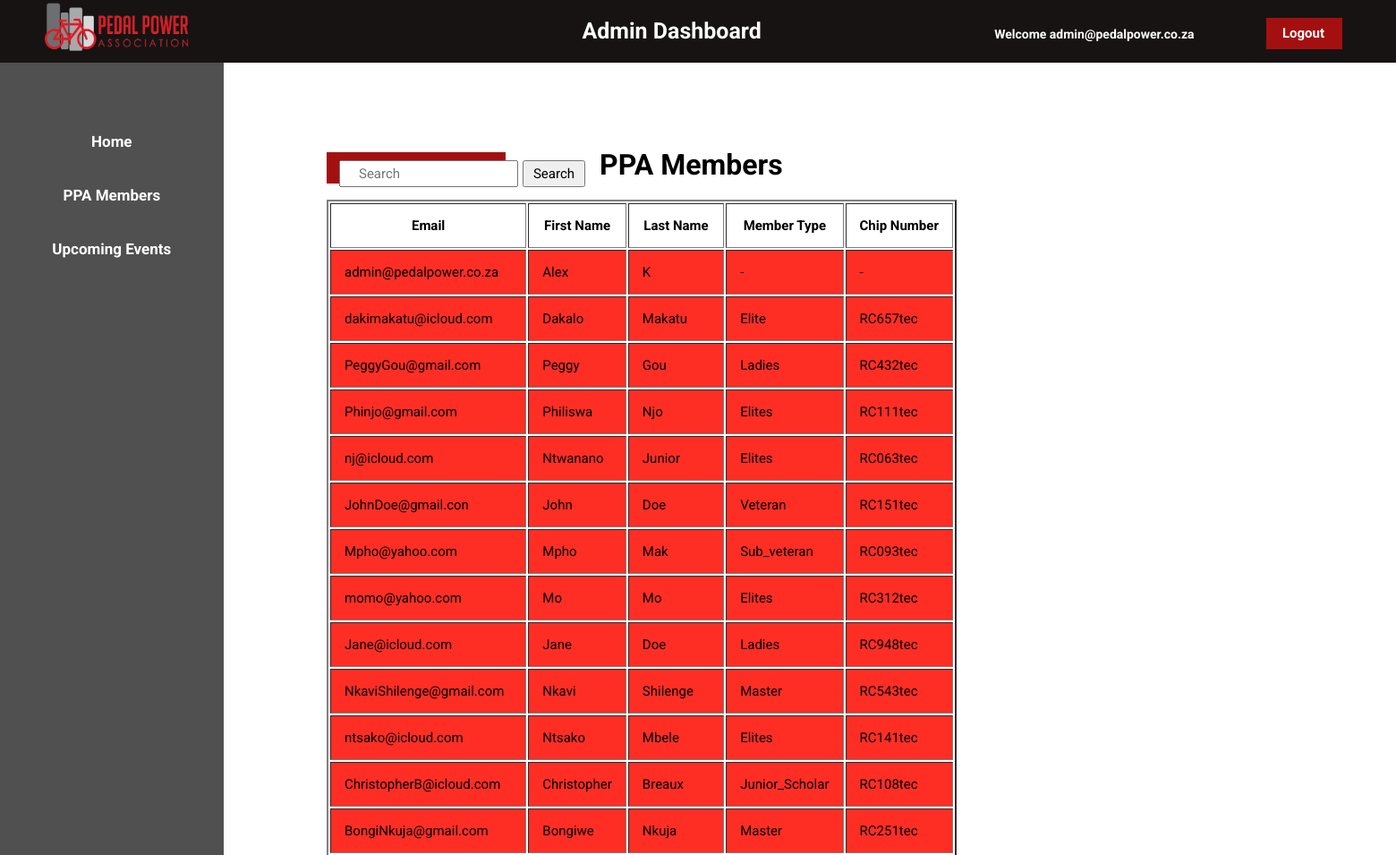
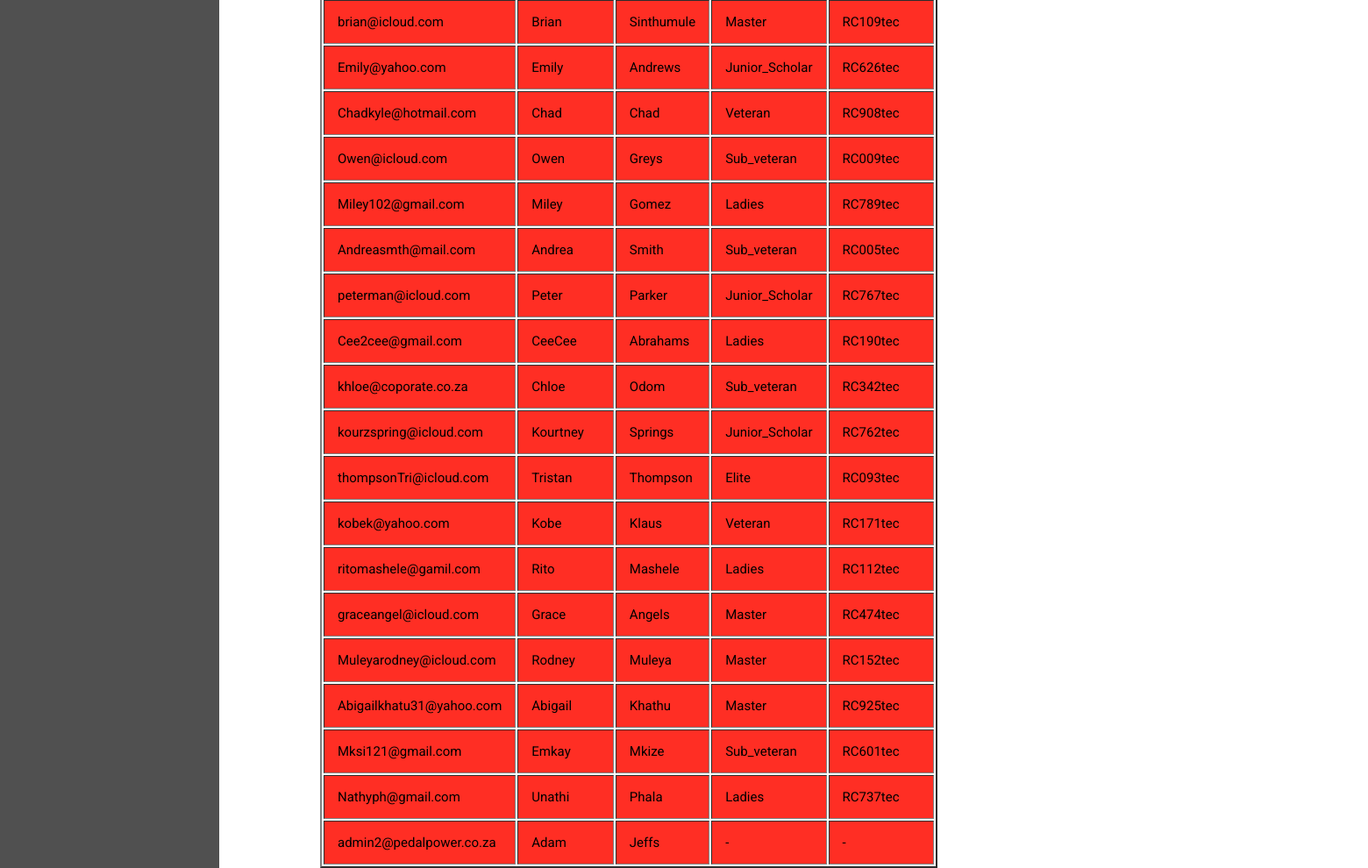
The app's page /ppmembers.php (signed in) with its own data (2 pictures, top to bottom).
### tables this page shows
CREATE TABLE `users` (
  `member_id` int(255) NOT NULL,
  `email` varchar(255) NOT NULL,
  `password` varchar(255) NOT NULL,
  `first_name` varchar(255) NOT NULL,
  `last_name` varchar(255) NOT NULL,
  `member_type` varchar(255) NOT NULL DEFAULT 'member',
  `chip_number` varchar(255) NOT NULL,
  `user_type` varchar(255) NOT NULL
);

### ppmembers.php (the view, shortened to what this page needs)
<?php
 @include 'incl/dbconn.php';
     $sql = "SELECT * FROM users";
     $result=mysqli_query($conn,$sql);
    ?>
    <!DOCTYPE html>
    <html lang="en" dir="ltr">
    <head>
       <link rel="stylesheet" href="css/home2.css">
    </head>
    <body>
      <header class="header">
        <div class="logo">
          <img src="images/logo.png" alt="">
        </div>
      <div class="d-heading">
          <a href="#">  Admin Dashboard</a>
      </div>
      <div class="welcome">
       <h1>Welcome <span><?php echo $_SESSION['email'] ?></span></h1>
      </div>
      <div class="logout">
        <a href="logout.php">Logout</a>
      </div>
    </header>
        <aside class="side">
           <ul>
              <li><a href="admin.php">Home</a></li>
             <li><a href="ppmembers.php">PPA Members</a></li>
             <li><a href="events_admin.php">Upcoming Events</a></li>
           </ul>
        </aside>
        <div class="content2">
          <form class="searchform" action="" method="post">
            <input type="text" name="search" placeholder="Search">
            <button class="searchbtn" type="submit" name="search">Search</button>
          </form>
          <div class="upcoming">
              <h1 >PPA Members </h1>
        </div>
        <table border="2px">
            <tr>
               <th class="table_th"> Email</th>
               <th class="table_th">First Name</th>
               <th class="table_th">Last Name</th>
               <th class="table_th">Member Type</th>
               <th class="table_th">Chip Number</th>
            </tr>
            <?php
                while($info=$result-> fetch_assoc()){
             ?>
            <tr>
              <td class="table_td">
                    <?php echo "{$info['email']}"; ?>
              </td>
              <td class="table_td">
                  <?php echo "{$info['first_name']}"; ?>
              </td>
              <td class="table_td">
                  <?php echo "{$info['last_name']}"; ?>
              </td>
              <td class="table_td">
                 <?php echo "{$info['member_type']}"; ?>
               </td>
              <td class="table_td">
                  <?php echo "{$info['chip_number']}"; ?>
              </td>
            </tr>
            <?php
                }
             ?>
        </table>
       </div>
    </body>
    </html>

### css/home2.css (style rules this page uses)
* { font-family: 'Roboto', sans-serif; margin: 0; padding: 0; list-style: none; text-decoration: none; box-sizing: border-box; }
.header { width: 100%; height: 70px; background: #181313; display:flex; justify-content: space-between; padding: 0 100px; }
.header .logo { position: relative; bottom:5px; right: 50px; }
.header img { width:160px; height:70px; }
.d-heading { position: relative; left:160px; top: 20px; }
.d-heading a { text-decoration: none; font-size: 25px; color: #FFFFFF; font-weight: bold; }
.logout { position: relative; left: 40px; top: 20px; border: 4px solid #A41010; padding: 5px 10px; width: 85px; height:35px; background-color: #A41010; box-shadow: 15px; }
.logout a { text-decoration: none; font-size: 15px; color: #FFFFFF; font-weight: bold; position: relative; left: 4px; bottom: 2px; }
.welcome { position: relative; left: 190px; top: 30px; }
.welcome h1 { font-size: 14px; color: #FFFFFF; }
.side ul { text-align: center; background-color: #505050; width:16%; height:100%; position: fixed; padding-top: 5%; cursor: pointer; }
.side ul li { list-style: none; padding-bottom: 40px; font-size: 17px; color: #FFFFFF; }
ul li a { color: #FFFFFF; font-weight: bold; }
.upcoming { position: relative; left: 670px; top: 60px; }
.content2 { height: 100%; width: 100%; }
.content2 table { position: relative; left:365px; top: 80px; font-size: 15px }
.table_th { padding: 15px; font-size: 15px; }
.table_td { padding:15px; background-color: #FF2E24; }
.searchform { position: relative; left: 365px; top: 100px; border: 4px solid #A41010; padding: 5px 10px; width: 200px; height:35px; background-color: #A41010; box-shadow: 15px; }
.searchbtn { width:70px; height:30px; font-size: 15px; position: relative; left: 205px; bottom: 30px; }
input { padding: 0px 20px; width:200px; height: 30px; font-size: 15px; }

### records on screen
users: email "admin@pedalpower.co.za", first_name "Alex", last_name "K", member_type "-", chip_number "-"
users: email "dakimakatu@icloud.com", first_name "Dakalo", last_name "Makatu", member_type "Elite", chip_number "RC657tec"
users: email "PeggyGou@gmail.com", first_name "Peggy", last_name "Gou", member_type "Ladies", chip_number "RC432tec"
users: email "Phinjo@gmail.com", first_name "Philiswa", last_name "Njo", member_type "Elites", chip_number "RC111tec"
users: email "nj@icloud.com", first_name "Ntwanano", last_name "Junior", member_type "Elites", chip_number "RC063tec"
users: email "JohnDoe@gmail.con", first_name "John", last_name "Doe", member_type "Veteran", chip_number "RC151tec"
users: email "Mpho@yahoo.com", first_name "Mpho", last_name "Mak", member_type "Sub_veteran", chip_number "RC093tec"
users: email "momo@yahoo.com", first_name "Mo", last_name "Mo", member_type "Elites", chip_number "RC312tec"
users: email "Jane@icloud.com", first_name "Jane", last_name "Doe", member_type "Ladies", chip_number "RC948tec"
users: email "NkaviShilenge@gmail.com", first_name "Nkavi", last_name "Shilenge", member_type "Master", chip_number "RC543tec"
users: email "ntsako@icloud.com", first_name "Ntsako", last_name "Mbele", member_type "Elites", chip_number "RC141tec"
users: email "ChristopherB@icloud.com", first_name "Christopher", last_name "Breaux", member_type "Junior_Scholar", chip_number "RC108tec"
users: email "BongiNkuja@gmail.com", first_name "Bongiwe", last_name "Nkuja", member_type "Master", chip_number "RC251tec"
users: email "brian@icloud.com", first_name "Brian", last_name "Sinthumule", member_type "Master", chip_number "RC109tec"
users: email "Emily@yahoo.com", first_name "Emily", last_name "Andrews", member_type "Junior_Scholar", chip_number "RC626tec"
users: email "Chadkyle@hotmail.com", first_name "Chad", last_name "Chad", member_type "Veteran", chip_number "RC908tec"
users: email "Owen@icloud.com", first_name "Owen", last_name "Greys", member_type "Sub_veteran", chip_number "RC009tec"
users: email "Miley102@gmail.com", first_name "Miley", last_name "Gomez", member_type "Ladies", chip_number "RC789tec"
users: email "Andreasmth@mail.com", first_name "Andrea", last_name "Smith", member_type "Sub_veteran", chip_number "RC005tec"
users: email "peterman@icloud.com", first_name "Peter", last_name "Parker", member_type "Junior_Scholar", chip_number "RC767tec"
users: email "Cee2cee@gmail.com", first_name "CeeCee", last_name "Abrahams", member_type "Ladies", chip_number "RC190tec"
users: email "khloe@coporate.co.za", first_name "Chloe", last_name "Odom", member_type "Sub_veteran", chip_number "RC342tec"
users: email "kourzspring@icloud.com", first_name "Kourtney", last_name "Springs", member_type "Junior_Scholar", chip_number "RC762tec"
users: email "thompsonTri@icloud.com", first_name "Tristan", last_name "Thompson", member_type "Elite", chip_number "RC093tec"
users: email "kobek@yahoo.com", first_name "Kobe", last_name "Klaus", member_type "Veteran", chip_number "RC171tec"
users: email "ritomashele@gamil.com", first_name "Rito", last_name "Mashele", member_type "Ladies", chip_number "RC112tec"
users: email "graceangel@icloud.com", first_name "Grace", last_name "Angels", member_type "Master", chip_number "RC474tec"
users: email "Muleyarodney@icloud.com", first_name "Rodney", last_name "Muleya", member_type "Master", chip_number "RC152tec"
users: email "Abigailkhatu31@yahoo.com", first_name "Abigail", last_name "Khathu", member_type "Master", chip_number "RC925tec"
users: email "Mksi121@gmail.com", first_name "Emkay", last_name "Mkize", member_type "Sub_veteran", chip_number "RC601tec"
users: email "Nathyph@gmail.com", first_name "Unathi", last_name "Phala", member_type "Ladies", chip_number "RC737tec"
users: email "admin2@pedalpower.co.za", first_name "Adam", last_name "Jeffs", member_type "-", chip_number "-"

### other values on screen
$_SESSION['email'] "admin@pedalpower.co.za"
